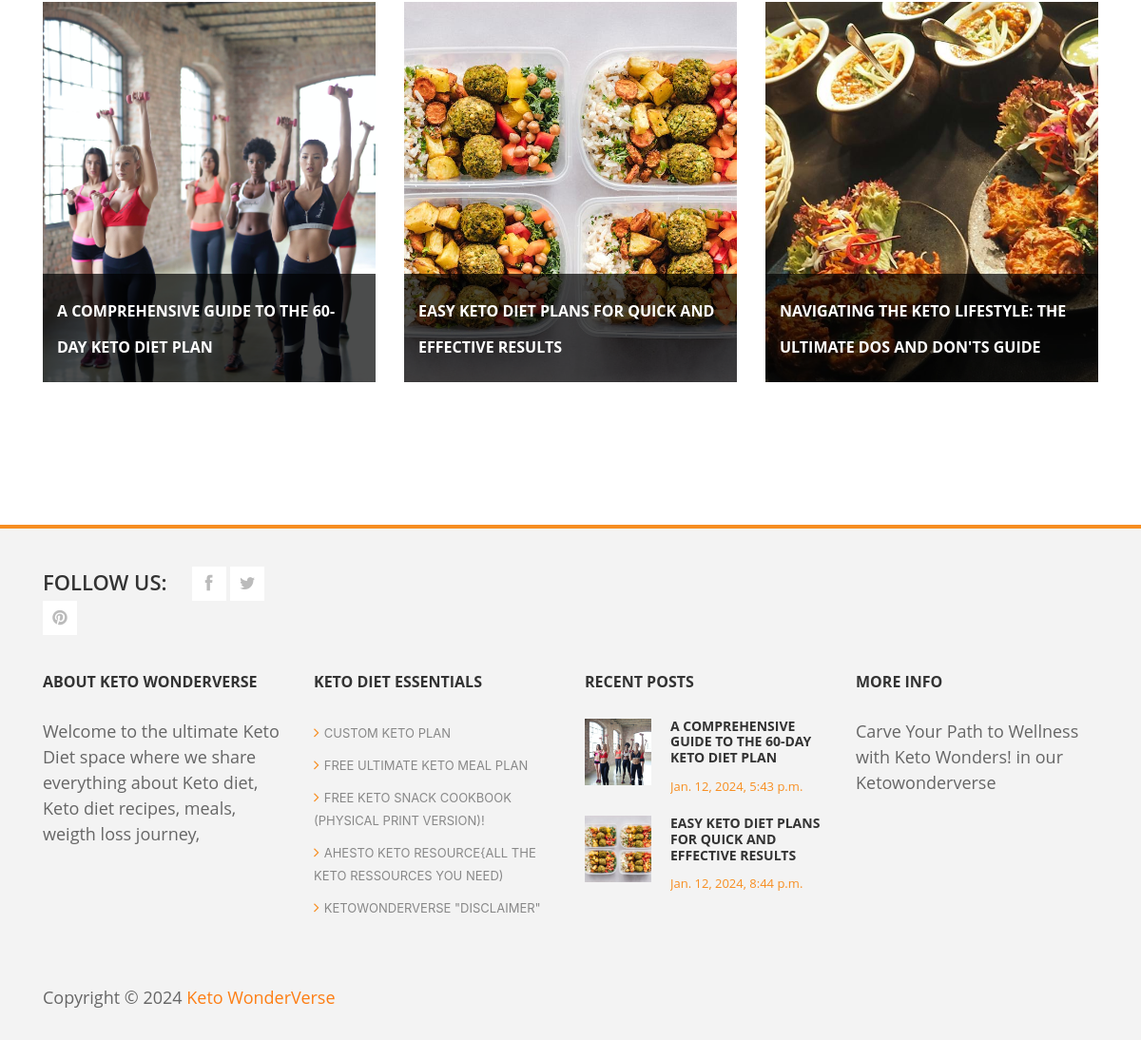
/blog/ (lower part), run on an earlier commit of the app's database.
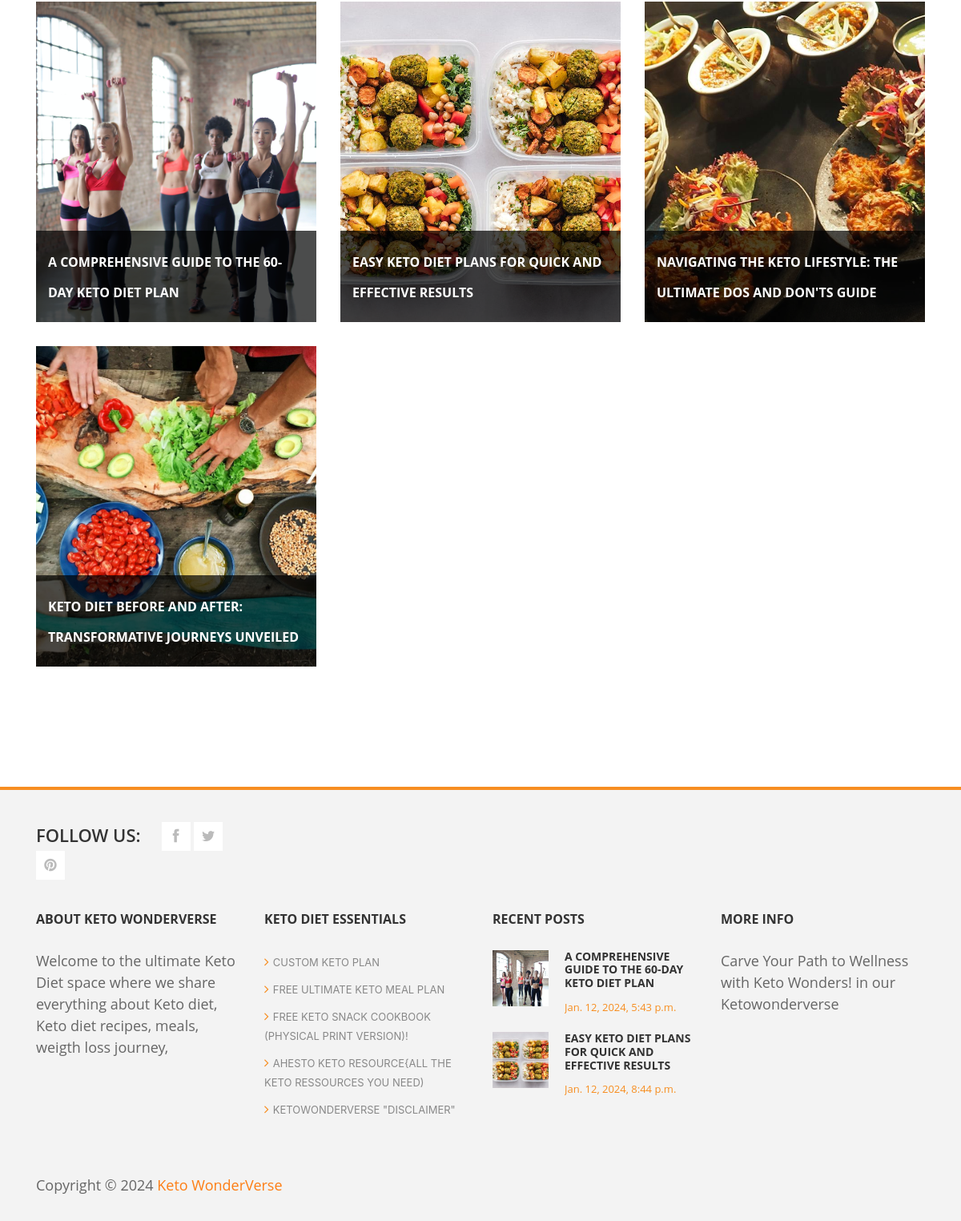
And on a later commit of the database.
### ketosite/models.py (models this page shows, shortened)
class BlogPost(models.Model):
    title = models.CharField(max_length=255)
    content = RichTextField(null=True, blank=True)
    image = models.ImageField(upload_to='blog_post_images/')
    image_alt = models.CharField(max_length=255, blank=True)
    slug = AutoSlugField(populate_from='title', unique=True)
    date_created = models.DateTimeField(default=timezone.now)
    related_articles = models.ManyToManyField('self', blank=True)
    def get_absolute_url(self):
        return reverse("ketosite:blog-post", kwargs={'slug': self.slug})

### ketosite/views.py (the view)
# urls.py: 2. Add a URL to urlpatterns:  path('blog/', include('blog.urls'))
def blog(request):
    article = BlogPost.objects.all()
    categories = Recipe.CATEGORY_CHOICES
    context = {
        'articles': article,
         'categories': categories,
    }
    return render(request, 'ketosite/blog.html', context)

### ketosite/templates/ketosite/blog.html (shortened to what this page needs)
{% extends 'ketosite/base.html' %}
{% load static %}
{% block content %}
<div id="latest-blog">
    <div class="container">
        <div class="row">
            {% for article in articles %}
            <div class="col-md-4 col-sm-6">
                <div class="blog-post">
                    <div class="blog-thumb">
                        <img src="{{ article.image.url }}" alt="{{ article.image_alt }}" style="width: 100%; height: 400px; object-fit: cover;"  />
                    </div>
                    <div class="blog-content">
                        <div class="content-show">
                            <h2><a href="{{ article.get_absolute_url }}">{{ article.title }}</a></h2>
                        </div>
                    </div>
                </div>
            </div>
            {% endfor %}
        </div>
    </div>
</div>
{% endblock content %}

### ketosite/templates/ketosite/base.html (shortened to what this page needs)
{% load static %}
<!DOCTYPE html>
<html lang="en">
<head>
    <link rel="stylesheet" href="{% static 'css/bootstrap.css' %}">
    <link rel="stylesheet" href="{% static 'css/font-awesome.css' %}">
    <link rel="stylesheet" href="{% static 'css/templatemo_style.css' %}">
    <link rel="stylesheet" href="{% static 'css/testimonails-slider.css' %}">
    <link rel="stylesheet" href="{% static 'css/style.css' %}">
</head>
<body>
    {% include 'ketosite/navbar.html' %}
    {% block content %}
    {% endblock content %}
    {% include 'ketosite/footer.html' %}
</body>
</html>

### ketosite/templates/ketosite/navbar.html (shortened to what this page needs)
{% load static %}
<link rel="stylesheet" href="https://stackpath.bootstrapcdn.com/bootstrap/4.3.1/css/bootstrap.min.css">

### ketosite/templates/ketosite/footer.html (shortened to what this page needs)
<footer>
    <div class="container">
        <div class="top-footer">
            <div class="row">
                <div class="col-md-3">
                    <div class="social-bottom">
                        <span>Follow us:</span>
                        <ul>
                            <li><a href="#" class="fa fa-facebook"></a></li>
                            <li><a href="http://tinyurl.com/2tcyh3xn" class="fa fa-twitter"></a></li>
                            <li><a href="http://tinyurl.com/28my4pzb" class="fa fa-pinterest"></a></li>
                        </ul>
                    </div>
                </div>
            </div>
        </div>
        <div class="main-footer">
            <div class="row">
                <div class="col-md-3">
                    <div class="about">
                        <h4 class="footer-title">About Keto Wonderverse</h4>
                        <p>Welcome to the ultimate Keto Diet space where we share everything about Keto diet, Keto diet recipes, meals, weigth loss journey,</p>
                    </div>
                </div>
                <div class="col-md-3">
                    <div class="shop-list">
                        <h4 class="footer-title">Keto DIet Essentials</h4>
                        <ul>
                            <li><a href="http://tinyurl.com/3b2cys8t"><i class="fa fa-angle-right"></i>CUSTOM KETO PLAN</a></li>
                            <li><a href="http://tinyurl.com/hv34hjej"><i class="fa fa-angle-right"></i>FREE  Ultimate Keto Meal Plan</a></li>
                            <li><a href="http://tinyurl.com/w3d8he7f"><i class="fa fa-angle-right"></i>FREE Keto Snack Cookbook (Physical Print Version)!</a></li>
                            <li><a href="http://tinyurl.com/mrxjnfu4"><i class="fa fa-angle-right"></i>Ahesto Keto Resource{All the keto ressources you need)</a></li>
                            <li><a href="{% url 'ketosite:disclaimer' %}"><i class="fa fa-angle-right"></i>KetoWOnderverse "DISCLAIMER"</a></li>
                        </ul>
                    </div>
                </div>
                <div class="col-md-3">
                    <div class="recent-posts">
                        <h4 class="footer-title">Recent posts</h4>
                        {% for article in articles|slice:'2'  %}
                        <div class="recent-post">
                            <div class="recent-post-thumb">
                                <img src="{{ article.image.url }}" alt="{{ article.image_alt }}" loading="lazy" style="width: 100%; height: 70px; object-fit: cover;" />
                            </div>
                            <div class="recent-post-info">
                                <h6><a href="">{{article.title }}</a></h6>
                                <span>{{ article.date_created }}</span>
                            </div>
                        </div>
                        {% endfor %}
                    </div>
                </div>
                <div class="col-md-3">
                    <div class="more-info">
                        <h4 class="footer-title">More info</h4>
                        <p>Carve Your Path to Wellness with Keto Wonders! in our Ketowonderverse</p>
                    </div>
                </div>
            </div>
        </div>
        <div class="bottom-footer">
            <p><span>Copyright © 2024 <a href="{% url 'ketosite:home' %}" style="color: #fd7e14;">Keto WonderVerse</a> </p>
        </div>
    </div>
</footer>

### static/css/templatemo_style.css (style rules this page uses)
a { text-decoration: none; color: #f78e21; }
p { font-family: 'Open Sans', sans-serif; font-size: 13px; color: #666; }
*, *:before, *:after { -moz-box-sizing: border-box; -webkit-box-sizing: border-box; box-sizing: border-box; }
.recent-post { overflow: hidden; margin-bottom: 20px; }
.recent-post-thumb { float: left; margin-right: 20px !important; width: 70px; height: 70px; }
.recent-post-info { overflow: hidden; }
.recent-post-info h6 { font-family: 'Open Sans', sans-serif; font-size: 14px; font-weight: 700; text-transform: uppercase; margin-top: 0; }
.recent-post-info a { color: #333; }
.recent-post-info span { font-family: 'Open Sans', sans-serif; font-size: 13px; color: #f78e21; }
.blog-post { position: relative; margin-bottom: 30px; }
.blog-thumb { overflow: hidden; position: relative; }
.blog-thumb img { width: 100%; }
.blog-content { position: absolute; bottom: 0; left: 0; width: 100%; background-color: rgba(0,0,0,0.7); color: #fff; padding: 15px; }
.content-show a { font-family: 'Open Sans', sans-serif; font-size: 16px; font-weight: 700; color: #fff; text-transform: uppercase; }
footer { background-color: #f3f3f3; border-top: 4px solid #f78e21; margin-top: 120px; }
.social-bottom { margin-top: 40px; padding-bottom: 40px; }
.social-bottom span { font-family: 'Open Sans', sans-serif; font-size: 22px; font-weight: 600; color: #333; text-transform: uppercase; float: left; margin-right: 26px; }
.social-bottom ul { margin: 0; padding: 0; }
.social-bottom li { list-style: none; display: inline-block; }
.social-bottom a { background-color: #fff; font-size: 18px; width: 36px; height: 36px; line-height: 36px; text-align: center; color: #bbb; }
.footer-title { font-family: 'Open Sans', sans-serif; font-size: 16px; font-weight: 700; color: #333; text-transform: uppercase; padding-bottom: 20px; }
.shop-list ul { margin: 0; padding: 0; }
.shop-list li { list-style: none; margin: 10px 0; }
.shop-list i { font-size: 16px; margin-right: 5px; color: #f78e21; }
.shop-list a { text-transform: uppercase; color: #888; font-size: 13px; }
.recent-post-thumb { float: left; margin-right: 10px; width: 70px; height: 70px; }
.more-info p { padding-bottom: 20px; }
.bottom-footer { text-align: left; padding: 60px 0 15px 0; }
@media screen and (min-width: 995px) { body { overflow-x: hidden; } }

### static/css/style.css (style rules this page uses)
html { font-size: 16px !important; }
p { font-size: 18px; }
a { color: black; text-decoration: none; }

What changed in the data, as far as the page shows it:
added BlogPost: image (picture), title "KETO DIET BEFORE AND AFTER: TRANSFORMATIVE JOURNEYS UNVEILED"
